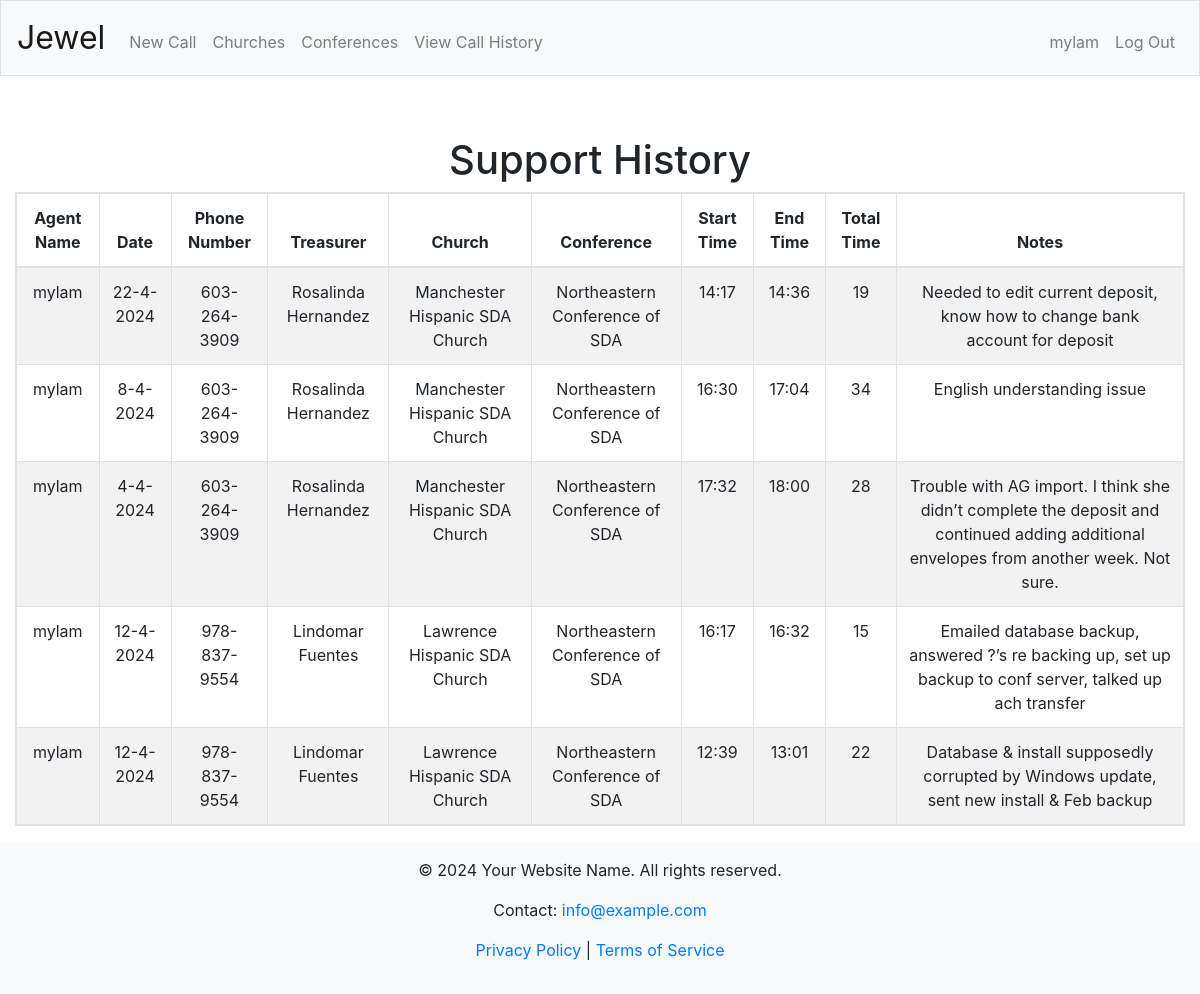
Screenshot of /view-calls (signed in) with the database file from the repository.
### tables this page shows
CREATE TABLE Users (
    id INTEGER PRIMARY KEY AUTOINCREMENT,
    username VARCHAR(20) UNIQUE NOT NULL,
    hash VARCHAR(64) NOT NULL,
    password VARCHAR(50) NOT NULL,
    email TEXT,
    admin INTEGER DEFAULT 0 CHECK (admin IN (0, 1)),
    phone TEXT
);

CREATE TABLE SupportCalls (
    id INTEGER PRIMARY KEY AUTOINCREMENT,
    treasurerID INTEGER NOT NULL,
    agentID INTEGER NOT NULL,
    date TEXT,
    startTime TEXT,
    endTime TEXT,
    totalTime TEXT,
    notes TEXT,
    visible INTEGER DEFAULT 1 CHECK (visible IN (0, 1)),
    FOREIGN KEY (treasurerID) REFERENCES Treasurers(id),
    FOREIGN KEY (agentID) REFERENCES Users(id)
);

CREATE TABLE Treasurers (
    id INTEGER PRIMARY KEY AUTOINCREMENT,
    churchID INTEGER NOT NULL,
    name TEXT,
    phoneNumber TEXT,
    email TEXT,
    needSpanish INTEGER DEFAULT 0 CHECK (needSpanish IN (0, 1)), otherContactInfo TEXT,
    FOREIGN KEY (churchID) REFERENCES Churches(id)
);

CREATE TABLE Churches (
    id INTEGER PRIMARY KEY AUTOINCREMENT,
    conferenceID INTEGER NOT NULL,
    name TEXT,
    notes TEXT,
    eAdventistID TEXT UNIQUE,
    FOREIGN KEY (conferenceID) REFERENCES Conferences(id)
);

CREATE TABLE Conferences (
    id INTEGER PRIMARY KEY AUTOINCREMENT,
    name TEXT,
    supported INTEGER DEFAULT 1 CHECK (supported IN (0, 1)),
    eAdventistID TEXT UNIQUE
);

### app.py (the view)
@app.route("/view-calls")
def viewCalls():
    calls = []
    if request.args.get('churchID'):
        calls = dbExecute("""SELECT sc.*,
                            con.name AS conferenceName,
                            ch.name AS churchName,
                            u.username AS agentName,
                            t.name AS treasurerName,
                            t.phoneNumber AS treasurerPhone
                            FROM SupportCalls sc, Conferences con, Churches ch, Treasurers t, users u
                            WHERE ch.conferenceID = con.id AND sc.treasurerID = t.id AND t.churchID = ch.id AND sc.agentID = u.id AND ch.id = ?;""", request.args.get('churchID'))
    else:
        calls = dbExecute("""SELECT sc.*,
                            con.name AS conferenceName,
                            ch.name AS churchName,
                            u.username AS agentName,
                            t.name AS treasurerName,
                            t.phoneNumber AS treasurerPhone
                            FROM SupportCalls sc, Conferences con, Churches ch, Treasurers t, users u
                            WHERE ch.conferenceID = con.id AND sc.treasurerID = t.id AND t.churchID = ch.id AND sc.agentID = u.id;""")
    calls.sort(key=sortByID, reverse=True)
    return render_template("view-calls.html", calls=calls)

### app.py (called while the page is built)
@app.after_request
def after_request(response):
    response.headers["Cache-Control"] = "no-cache, no-store, must-revalidate"
    response.headers["Expires"] = 0
    response.headers["Pragma"] = "no-cache"
    return response

def dbExecute(sqlCode, *args):
    result = None
    if len(args) != 0:
        if type(args[0]) == dict:
            result = db.session.execute(text(sqlCode), args[0])
        else:
            d = {}
            for i in range(len(args)):
                sqlCode = sqlCode.replace("?", ":named" + str(i), 1)
                d["named" + str(i)] = args[i]
            result = db.session.execute(text(sqlCode), d)
    else:
        result = db.session.execute(text(sqlCode))
    try:
        keys = list(result.keys())
        rows = result.fetchall()
        toReturn = []
        for row in rows:
            obj = {}
            for i in range(len(keys)):
                obj[keys[i]] = row[i]
            toReturn.append(obj)
        return toReturn
    except Exception as e:
        db.session.commit()

### helpers.py (called while the page is built)
def sortByID(item):
        return item["id"]

### templates/view-calls.html (shortened to what this page needs)
{% extends "layout.html" %}
{% block main %}
<h1>Support History</h1>
<table id="myTable" class="table table-bordered table-striped table-responsive">
    <thead>
        <tr>
            <th>Agent Name</th>
            <th>Date</th>
            <th>Phone Number</th>
            <th>Treasurer</th>
            <th>Church</th>
            <th>Conference</th>
            <th>Start Time</th>
            <th>End Time</th>
            <th>Total Time</th>
            <th>Notes</th>
        </tr>
    </thead>
    <tbody>
    {% for call in calls %}
        <tr id="call#{{ call.id }}">
            <td>{{ call.agentName }}</td>
            <td>{{ call.date }}</td>
            <td>{{ call.treasurerPhone }}</td>
            <td>{{ call.treasurerName }}</td>
            <td>{{ call.churchName }}</td>
            <td>{{ call.conferenceName }}</td>
            <td>{{ call.startTime }}</td>
            <td>{{ call.endTime }}</td>
            <td>{{ call.totalTime }}</td>
            <td>{{ call.notes }}</td>
        </tr>
    {% endfor %}
    </tbody>
</table>
{% endblock %}

### templates/layout.html (shortened to what this page needs)
<!DOCTYPE html>
<html lang="en">
    <head>
        <link href="/static/styles.css" rel="stylesheet">
        <link href="https://maxcdn.bootstrapcdn.com/bootstrap/4.1.3/css/bootstrap.min.css" rel="stylesheet">
        <link rel="stylesheet" href="https://cdn.datatables.net/2.0.0/css/dataTables.dataTables.min.css">
        <link rel="stylesheet" href="https://code.jquery.com/ui/1.13.1/themes/base/jquery-ui.css">
    </head>
    <body>
        <nav class="navbar navbar-expand-md navbar-light bg-light border">
            <a class="navbar-brand" href="/">Jewel</a>
            <div class="collapse navbar-collapse" id="navbar">
                <ul class="navbar-nav mr-auto mt-2">
                    {% if session.user_id %}
                    <li class="nav-item"><a class="nav-link" href="/new-call">New Call</a></li>
                    {% endif %}
                    <li class="nav-item"><a class="nav-link" href="/churches">Churches</a></li>
                    <li class="nav-item"><a class="nav-link" href="/conferences">Conferences</a></li>
                    <li class="nav-item"><a class="nav-link" href="/view-calls">View Call History</a></li>
                </ul>
                {% if session.user_id %}
                    <ul class="navbar-nav ml-auto mt-2">
                        <li class="nav-item"><a class="nav-link" href="/profile">{{session.user_name}}</a></li>
                        <li class="nav-item"><a class="nav-link" href="/logout">Log Out</a></li>
                    </ul>
                {% else %}
                    <ul class="navbar-nav ml-auto mt-2">
                        <li class="nav-item"><a class="nav-link" href="/register">Register</a></li>
                        <li class="nav-item"><a class="nav-link" href="/login">Log In</a></li>
                    </ul>
                {% endif %}
            </div>
        </nav>
        <main class="container">
            {% block main %}{% endblock %}
        </main>
        <footer class="footer mt-auto py-3 bg-light container">
                <p>&copy; 2024 Your Website Name. All rights reserved.</p>
                <p>Contact: <a href="mailto:info@example.com">info@example.com</a></p>
                <p><a href="/privacy-policy">Privacy Policy</a> | <a href="/terms-of-service">Terms of Service</a></p>
        </footer>
    </body>
</html>

### static/styles.css (style rules this page uses)
nav .navbar-brand { font-size: xx-large; }
.navbar { position: fixed; width: 100%; left: 0; top: 0; }
body .container { margin-top: 60px; margin-left: 0px; margin-right: 0px; max-width: none; text-align: center; }
.table { max-width: 100%; overflow-x: auto; }

### rows the page displays
Users: user_name "mylam"
SupportCalls: agentName "mylam", date "22-4-2024", treasurerPhone "603-264-3909", treasurerName "Rosalinda Hernandez", churchName "Manchester Hispanic SDA Church", conferenceName "Northeastern Conference of SDA", startTime "14:17", endTime "14:36", totalTime "19", notes "Needed to edit current deposit, know how to change bank account for deposit"
SupportCalls: agentName "mylam", date "8-4-2024", treasurerPhone "603-264-3909", treasurerName "Rosalinda Hernandez", churchName "Manchester Hispanic SDA Church", conferenceName "Northeastern Conference of SDA", startTime "16:30", endTime "17:04", totalTime "34", notes "English understanding issue"
SupportCalls: agentName "mylam", date "4-4-2024", treasurerPhone "603-264-3909", treasurerName "Rosalinda Hernandez", churchName "Manchester Hispanic SDA Church", conferenceName "Northeastern Conference of SDA", startTime "17:32", endTime "18:00", totalTime "28", notes "Trouble with AG import. I think she didn’t complete the deposit and continued adding additional envelopes from another week. Not sure."
SupportCalls: agentName "mylam", date "12-4-2024", treasurerPhone "978-837-9554", treasurerName "Lindomar Fuentes", churchName "Lawrence Hispanic SDA Church", conferenceName "Northeastern Conference of SDA", startTime "16:17", endTime "16:32", totalTime "15", notes "Emailed database backup, answered ?’s re backing up, set up backup to conf server, talked up ach transfer"
SupportCalls: agentName "mylam", date "12-4-2024", treasurerPhone "978-837-9554", treasurerName "Lindomar Fuentes", churchName "Lawrence Hispanic SDA Church", conferenceName "Northeastern Conference of SDA", startTime "12:39", endTime "13:01", totalTime "22", notes "Database & install supposedly corrupted by Windows update, sent new install & Feb backup"
